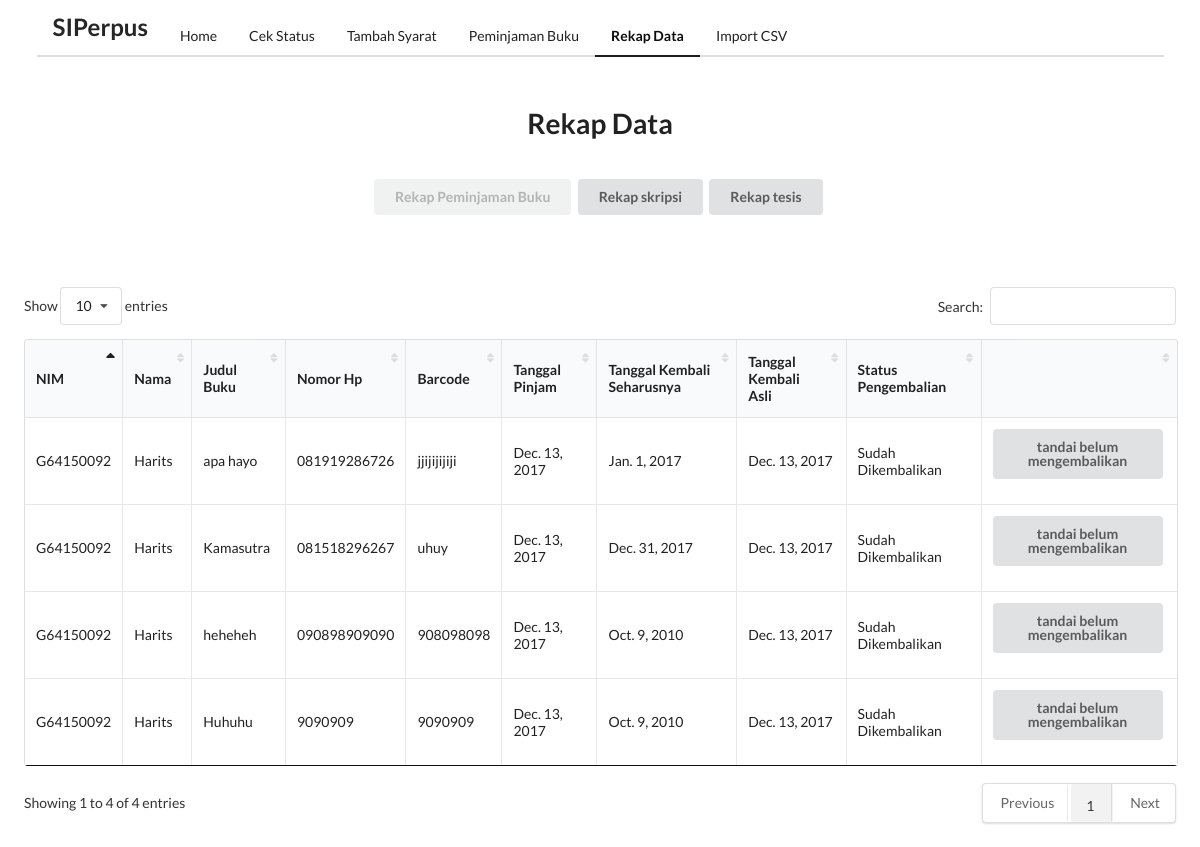
/rekap_data/, run on the app's committed database.
### polls/models.py (models this page shows, shortened)
class Peminjaman(models.Model):
	nama = models.CharField(max_length=200)
	NIM = models.CharField(max_length=200)
	judul = models.CharField(max_length=200)
	phone = models.CharField(max_length=200)
	barcode = models.CharField(max_length=200)
	pengarang = models.CharField(max_length=200)
	tanggal_pinjam = models.DateTimeField(null=True, blank=True)
	tanggal_kembali = models.DateTimeField(null=True, blank=True)
	tanggal_kembali_riil = models.DateTimeField(null=True, blank=True)
	status = models.BooleanField(default=0)
	pub_date = models.DateTimeField(default=timezone.now())
	class Meta:
		db_table = u'polls_Peminjaman'

### polls/views.py (the view)
# urls.py: url(r'^rekap_data/$', views.rekap_data.as_view(), name='rekap_data'),
class rekap_data(generic.ListView):
	model = Peminjaman
	template_name = 'polls/rekap_data.html'
	context_object_name = 'rekap_pinjaman'
	def get_queryset(self):
		return Peminjaman.objects.all().order_by("id")

### polls/templates/polls/rekap_data.html (shortened to what this page needs)
<html>
{% load static %}
<head>
  <link rel="stylesheet" type="text/css" href="{% static 'semantic/semantic.min.css' %}">
  <link rel="stylesheet" type="text/css" href="{% static 'tables/dataTables.semanticui.min.css' %}">
  <link rel="stylesheet" type="text/css" href="{% static 'tables/jquery.dataTables.min.css' %}">
</head>
<body>
  <div class="ui  container">
    <div class="ui  secondary pointing menu">
      <div class="header item">
        <h2>SIPerpus</h2>
      </div>
      <a class="item" href="/">
                    Home
                    </a>
      <a class="item" href="/cek_status">
                    Cek Status
                    </a>
      <a class="item" href="/tambah_data">
                    Tambah Syarat
                    </a>
      <a class="item" href="/Peminjaman">
                    Peminjaman Buku
                    </a>
      <a class="active item">
                    Rekap Data
                    </a>
      <a class="item" href="/import_csv">
                    Import CSV
                    </a>
    </div>
  </div>
  <h1 class="ui center aligned header" style="padding:2%">Rekap Data</h1>
  <div class="ui center aligned container" style="padding-bottom:4%">
    <button class="ui disabled button">Rekap Peminjaman Buku</button>
    <button class="ui button" onclick="location.href='/rekap_data_skripsi'">Rekap skripsi</button>
    <button class="ui button" onclick="location.href='/rekap_data_tesis'">Rekap tesis</button>
  </div>
  <div style="padding:2%">
    <table id="rekap" class="ui celled table " cellspacing="0 " width="100% ">
      <thead>
        <tr>
          <th>NIM</th>
          <th>Nama</th>
          <th>Judul Buku</th>
          <th>Nomor Hp</th>
          <th>Barcode</th>
          <th>Tanggal Pinjam</th>
          <th>Tanggal Kembali Seharusnya</th>
          <th>Tanggal Kembali Asli</th>
          <th>Status Pengembalian</th>
          <th></th>
        </tr>
      </thead>
      <tbody>
        {% for p in rekap_pinjaman %}
        <tr>
          <td>{{p.NIM.upper}}</td>
          <td>{{p.nama}}</td>
          <td>{{p.judul}}</td>
          <td>{{p.phone}}</td>
          <td>{{p.barcode}}</td>
          <td>{{p.tanggal_pinjam.date}}</td>
          <td>{{p.tanggal_kembali.date}}</td>
          <td>{{p.tanggal_kembali_riil.date}}</td>
          {% if p.status == 0 %}
          <td>Belum Dikembalikan</td>
          <td>
            <form method="POST" action="{% url 'polls:rekap_data_simpan' id=p.id %}">
              {% csrf_token %}
              <button class="ui button" type="submit">tandai sudah mengembalikan</button>
            </form>
          </td>
          {% else %}
          <td>Sudah Dikembalikan</td>
          <td>
            <form method="POST" action="{% url 'polls:rekap_data_simpan' id=p.id %}">
              <button class="ui button" type="submit">tandai belum mengembalikan</button>
            </form>
          </td>
          {% endif %}
        </tr>
        {% endfor %}
      </tbody>
    </table>
  </div>
</body>
</html>

### data on the page
Peminjaman: NIM "G64150092", nama "Harits", judul "apa hayo", phone "081919286726", barcode "jjijijijiji", tanggal_pinjam "Dec. 13, 2017", tanggal_kembali "Jan. 1, 2017", tanggal_kembali_riil "Dec. 13, 2017", status "Sudah Dikembalikan"
Peminjaman: NIM "G64150092", nama "Harits", judul "Kamasutra", phone "081518296267", barcode "uhuy", tanggal_pinjam "Dec. 13, 2017", tanggal_kembali "Dec. 31, 2017", tanggal_kembali_riil "Dec. 13, 2017", status "Sudah Dikembalikan"
Peminjaman: NIM "G64150092", nama "Harits", judul "heheheh", phone "090898909090", barcode "908098098", tanggal_pinjam "Dec. 13, 2017", tanggal_kembali "Oct. 9, 2010", tanggal_kembali_riil "Dec. 13, 2017", status "Sudah Dikembalikan"
Peminjaman: NIM "G64150092", nama "Harits", judul "Huhuhu", phone "9090909", barcode "9090909", tanggal_pinjam "Dec. 13, 2017", tanggal_kembali "Oct. 9, 2010", tanggal_kembali_riil "Dec. 13, 2017", status "Sudah Dikembalikan"
